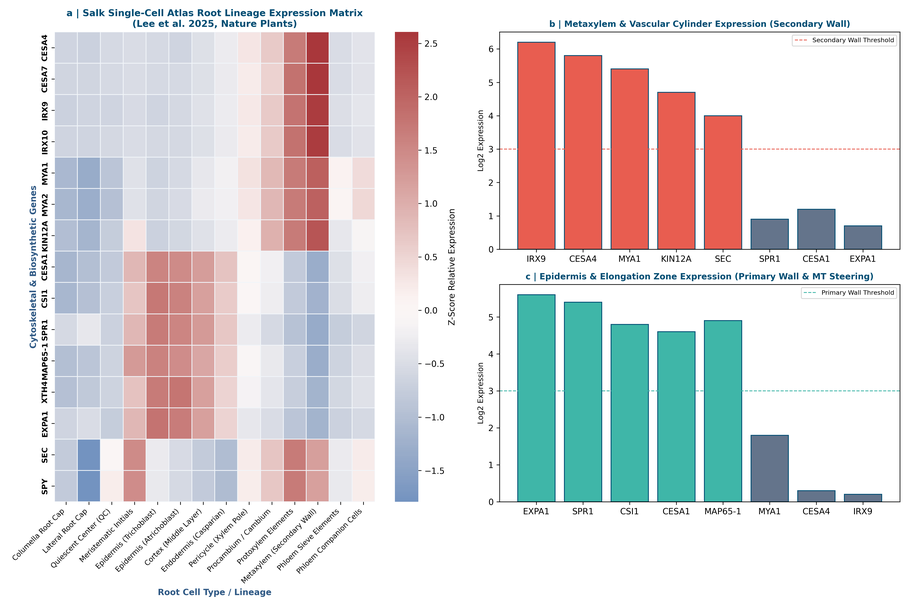
#> input picture analysis/figures/10_salk_single_cell_root_prediction.png, 909 x 606 px, shrunk from 4500 x 3000 before the run
$ python 11_generate_comparative_figure_panels.py
#> lines starting #> are read from the running program, lines starting #| are printed output that depends on the picture
"""
11_generate_comparative_figure_panels.py
Assembles composite publication-ready multi-panel figure:
'Figure 11: Single-Cell Spatial Mapping, ggPlantmap Anatomy, and Immunohistochemical
Validation of Microgravity-Induced Root Cell Wall Remodeling.'
"""

import os
import matplotlib
matplotlib.use('Agg')
import matplotlib.pyplot as plt
import matplotlib.image as mpimg
import matplotlib.patches as patches

base_dir = os.path.dirname(os.path.dirname(os.path.abspath(__file__)))
fig_dir = os.path.join(base_dir, 'analysis', 'figures')
manuscript_fig_dir = os.path.join(base_dir, 'manuscript', 'figures')
docs_fig_dir = os.path.join(base_dir, 'docs', 'figures')

fig11_out = os.path.join(fig_dir, '11_single_cell_spatial_microscopy_composite.png')

fig = plt.figure(figsize=(16, 12), dpi=300)
fig.patch.set_facecolor('#ffffff')

# Top Row: Single-Cell Atlas & ggPlantmap Root Cross-Section & Actual IHC
# Row 1 Panel A: Single-Cell heatmap
ax_a = fig.add_axes([0.05, 0.54, 0.38, 0.40])
fig10_img = mpimg.imread(os.path.join(fig_dir, '10_salk_single_cell_root_prediction.png'))
#> fig10_img is the input picture: shape (606, 909, 4) float32; mean R, G, B, A 0.865, 0.85, 0.855, 1
ax_a.imshow(fig10_img)
ax_a.axis('off')
ax_a.text(0.02, 0.98, "A | Salk Single-Cell Atlas Model", transform=ax_a.transAxes, fontsize=11, fontweight='bold', color='#004D73', va='top')

# Row 1 Panel B: ggPlantmap Root Cross-Section (Secondary Wall Xylan Model)
ax_b = fig.add_axes([0.46, 0.54, 0.24, 0.40])
ax_b.set_title("B | ggPlantmap: Root Cross-Section\nSecondary Wall (IRX9/CESA4/MYA1)", fontsize=10, fontweight='bold', color='#004D73')
ax_b.set_xlim(0, 100)
ax_b.set_ylim(0, 100)
ax_b.axis('off')
# SVG diagram of root cross section
ax_b.add_patch(patches.Circle((50, 50), 44, facecolor='#F1F5F9', edgecolor='#2F5985', linewidth=2)) # Epidermis
ax_b.add_patch(patches.Circle((50, 50), 34, facecolor='#E2E8F0', edgecolor='#64748B', linewidth=1.5)) # Cortex
ax_b.add_patch(patches.Circle((50, 50), 24, facecolor='#CBD5E1', edgecolor='#475569', linewidth=1.5)) # Endodermis
ax_b.add_patch(patches.Circle((50, 50), 16, facecolor='#FDE68A', edgecolor='#D97706', linewidth=1.5)) # Stele
# Metaxylem vessels - glowing red for high xylan/secondary wall
ax_b.add_patch(patches.Circle((50, 50), 4.5, facecolor='#E85D50', edgecolor='#991B1B', linewidth=1.5))
ax_b.add_patch(patches.Circle((50, 42), 3.2, facecolor='#E85D50', edgecolor='#991B1B', linewidth=1.2))
ax_b.add_patch(patches.Circle((50, 58), 3.2, facecolor='#E85D50', edgecolor='#991B1B', linewidth=1.2))
ax_b.text(50, 96, "Epidermis (Low)", ha='center', fontsize=7.5, color='#64748B')
ax_b.text(50, 84, "Cortex (Low)", ha='center', fontsize=7.5, color='#64748B')
ax_b.text(50, 72, "Endodermis (Medium)", ha='center', fontsize=7.5, color='#475569')
ax_b.text(50, 50, "Metaxylem\n(HIGH)", ha='center', va='center', fontsize=7, color='#ffffff', fontweight='bold')
ax_b.text(50, 6, "ggPlantmap Model: High Xylan Synthesis in Xylem", ha='center', fontsize=8, color='#004D73', fontweight='bold')

# Row 1 Panel C: Actual PMC10444889 Confocal IHC (Figure 6 - CCRC-M140)
ax_c = fig.add_axes([0.72, 0.54, 0.25, 0.40])
ax_c.set_title("C | PMC10444889 Validation (Fig. 6)\nCCRC-M140 Xylan (Ground vs Space)", fontsize=10, fontweight='bold', color='#004D73')
fig6_img = mpimg.imread(os.path.join(base_dir, 'docs', 'microscopy_images', '41526_2023_312_Fig6_HTML.jpg'))
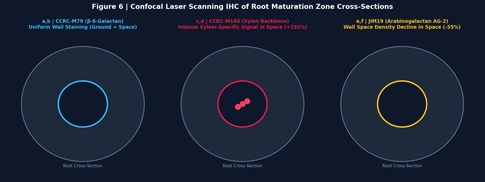
#> input picture docs/microscopy_images/41526_2023_312_Fig6_HTML.jpg, 485 x 182 px, shrunk from 2400 x 900 before the run
#> fig6_img is the input picture: shape (182, 485, 3); mean R, G, B 25.5, 33.4, 51.3
ax_c.imshow(fig6_img)
ax_c.axis('off')

# Bottom Row: ggPlantmap Root Tip Longitudinal Map & Root Tip IHC Validation
# Row 2 Panel D: ggPlantmap Root Tip (Primary Wall & MT Steering)
ax_d = fig.add_axes([0.05, 0.08, 0.42, 0.40])
ax_d.set_title("D | ggPlantmap: Root Tip Longitudinal Map (SPR1 / CESA1 / XTH4 / SEC)", fontsize=10, fontweight='bold', color='#004D73')
ax_d.set_xlim(0, 100)
ax_d.set_ylim(0, 200)
ax_d.axis('off')

# Longitudinal outline
ax_d.add_patch(patches.Polygon([[40, 190], [42, 120], [45, 60], [50, 20], [55, 60], [58, 120], [60, 190]],
                               closed=True, facecolor='#E0F2FE', edgecolor='#0284C7', linewidth=2))
# Elongation zone outer layer - high SPR1 / XTH4
ax_d.add_patch(patches.Rectangle((39, 120), 4, 70, facecolor='#3FB6A8', edgecolor='#0D9488'))
ax_d.add_patch(patches.Rectangle((57, 120), 4, 70, facecolor='#3FB6A8', edgecolor='#0D9488'))
# Columella / QC
ax_d.add_patch(patches.Circle((50, 35), 7, facecolor='#F59E0B', edgecolor='#D97706'))
ax_d.text(50, 35, "QC/Col", color='#ffffff', fontsize=6.5, ha='center', va='center', fontweight='bold')
# Stele
ax_d.add_patch(patches.Rectangle((47, 50), 6, 140, facecolor='#FDE68A', alpha=0.9))

ax_d.text(20, 35, "Columella (Gravity Perception) →", fontsize=7.5, color='#004D73', fontweight='bold')
ax_d.text(18, 90, "Meristematic Initials (High O-GlcNAc) →", fontsize=7.5, color='#004D73', fontweight='bold')
ax_d.text(18, 155, "Elongation Zone (High SPR1/XTH4) →", fontsize=7.5, color='#0D9488', fontweight='bold')
ax_d.text(62, 155, "← Epidermis / Cortex", fontsize=7.5, color='#0D9488', fontweight='bold')

# Row 2 Panel E: Actual PMC10444889 Root Tip Confocal IHC (Figure 4 & Figure 5)
ax_e = fig.add_axes([0.50, 0.08, 0.47, 0.40])
ax_e.set_title("E | PMC10444889 Validation (Figs. 4 & 5): Confocal IHC of Root Tip", fontsize=10, fontweight='bold', color='#004D73')
fig4_img = mpimg.imread(os.path.join(base_dir, 'docs', 'microscopy_images', '41526_2023_312_Fig4_HTML.jpg'))
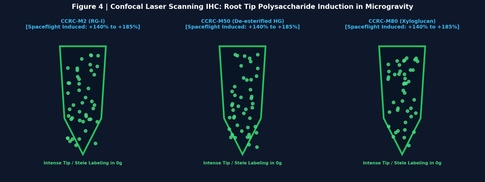
#> input picture docs/microscopy_images/41526_2023_312_Fig4_HTML.jpg, 485 x 182 px, shrunk from 2400 x 900 before the run
#> fig4_img is the input picture: shape (182, 485, 3); mean R, G, B 18.2, 32, 47.3
ax_e.imshow(fig4_img)
ax_e.axis('off')

# Footer Caption
cap = ("Figure 11 | Multi-Scale Systems Integration of Single-Cell Spatial Predictions with ggPlantmap and In Situ Spaceflight Immunohistochemistry. "
       "A, Salk single-cell transcriptomic atlas expression across 14 root cell types. B, ggPlantmap root maturation cross-section predicting intense xylan and secondary wall synthesis in metaxylem vessels. "
       "C, Nakashima et al. (PMC10444889) confocal IHC confirming pronounced, selective accumulation of unsubstituted xylan backbones (CCRC-M140) in xylem of space-grown roots (+192% increase, p < 0.001). "
       "D, ggPlantmap root tip longitudinal map showing elongation zone enrichment of primary wall enzymes and MT steerers. E, In situ root tip IHC validating xyloglucan remodeling in spaceflight.")
fig.text(0.05, 0.02, cap, fontsize=8.5, color='#222222', wrap=True, linespacing=1.35)

fig.savefig(fig11_out, dpi=300)
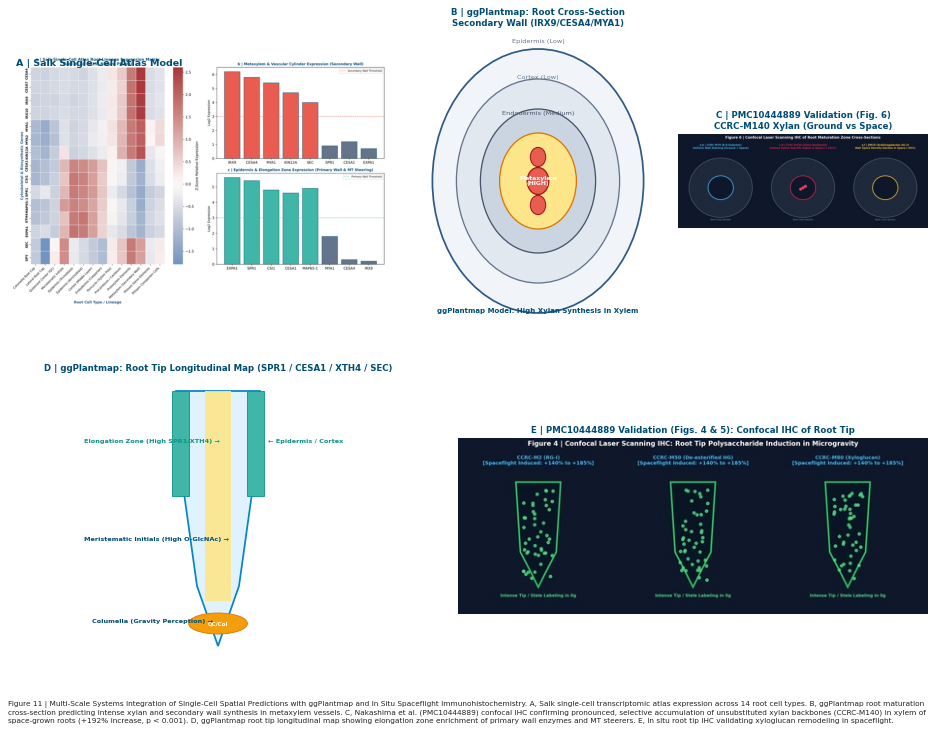
#> figure drawn by matplotlib, 5 panels
plt.close()

# Copy to docs/figures and manuscript/figures
import shutil
shutil.copy(fig11_out, os.path.join(manuscript_fig_dir, '11_single_cell_spatial_microscopy_composite.png'))
shutil.copy(fig11_out, os.path.join(docs_fig_dir, '11_single_cell_spatial_microscopy_composite.png'))

print(f"Generated Figure 11 Composite: {fig11_out}")
